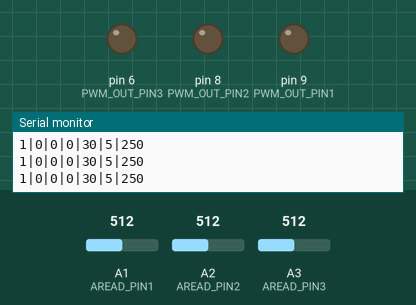
Simulated run of this sketch. Board: Arduino Uno, built for the host (arithmetic inside an expression is 32-bit, double 64-bit). On the bench: output pins drawn as LEDs (lit = HIGH), the last lines printed to the serial monitor. The test bench sets the inputs (shaded band); at power-on: A1 (AREAD_PIN1) = 512, A3 (AREAD_PIN3) = 512, A2 (AREAD_PIN2) = 512.

Above: at 1.2 s.
1.3 s: A1 (AREAD_PIN1) set to 33
2.8 s: A1 (AREAD_PIN1) set to 27
At 5.38 s:
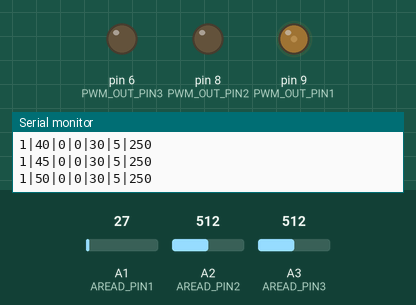
5.8 s: A3 (AREAD_PIN3) set to 33
8.8 s: A3 (AREAD_PIN3) set to 26
At 9.14 s:
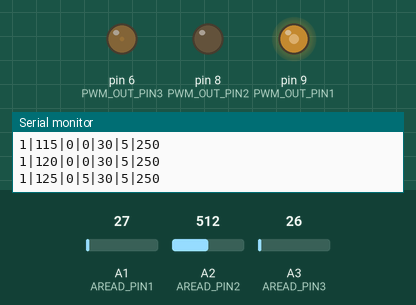
At 11.65 s:
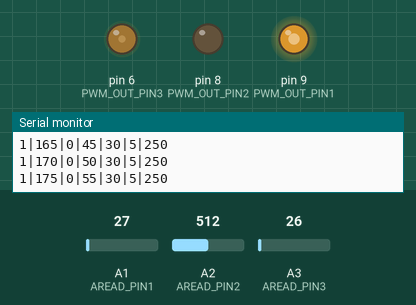
11.8 s: A1 (AREAD_PIN1) set to 122
At 14.15 s:
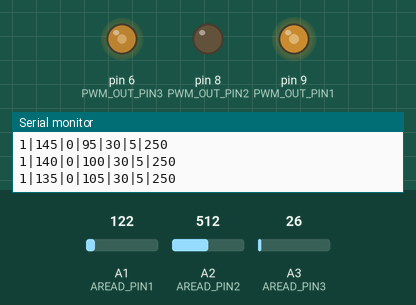
14.8 s: A3 (AREAD_PIN3) set to 122
Timing chart, 0 to 18.8 s (numbered marks = the images above; inputs shaded):
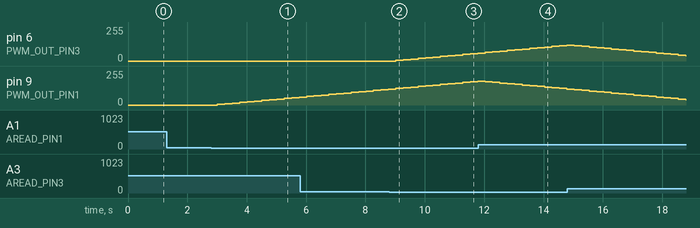

Measured:
- the behaviour switches between 30 and 29 on A1 (AREAD_PIN1) (found by bisection; images 0 and 1)
- the behaviour switches between 30 and 29 on A3 (AREAD_PIN3) (found by bisection; images 1 and 2)
- after the input at 2.8 s, pin 9 (PWM_OUT_PIN1): moves from 0/255 to 60/255 over 2.8 s, starting after 0.21 s
- after the input at 8.8 s, pin 6 (PWM_OUT_PIN3): moves from 0/255 to 60/255 over 2.8 s, starting after 0.22 s

The sketch:

sketch_jan22b.ino
```cpp
#define AREAD_PIN1 A1
#define AREAD_PIN2 A2
#define AREAD_PIN3 A3

#define PWM_OUT_PIN1 9
#define PWM_OUT_PIN2 8
#define PWM_OUT_PIN3 6

int a1input = 0;
int a2input = 0;
int a3input = 0;
int power1 = 0;
int power2 = 0;
int power3 = 0;

int threshold = 30;
int step = 5;
int delayMs = 250;
int running = 1;

void setup() {
  pinMode(AREAD_PIN1, INPUT);
  pinMode(AREAD_PIN2, INPUT);
  pinMode(AREAD_PIN3, INPUT);
  pinMode(PWM_OUT_PIN1, OUTPUT);
  pinMode(PWM_OUT_PIN2, OUTPUT);
  pinMode(PWM_OUT_PIN3, OUTPUT);
  Serial.begin(9600);
}

void loop() {
  readConfig();
  if (running == 1) {
    readInputs();
    power1 = reCalculate(power1, a1input);
    power2 = reCalculate(power2, a2input);
    power3 = reCalculate(power3, a3input);
  } else {
    power1 = power2 = power3 = 0;
  }
  log();
  writeAll();
  delay(delayMs);
}

void log() {
  Serial.print(running);
  Serial.print("|");
  Serial.print(power1);
  Serial.print("|");
  Serial.print(power2);
  Serial.print("|");
  Serial.print(power3);
  Serial.print("|");
  Serial.print(threshold);
  Serial.print("|");
  Serial.print(step);
  Serial.print("|");
  Serial.print(delayMs);
  Serial.print("\n");
}

int reCalculate(int power, int input) {
  if (input > threshold) {
    power = power - step;
  } else if (input < threshold) {
    power = power + step;
  } else {
    return power;
  }
  if (power < 0) return 0;
  if (power > 255) return 255;
  return power;
}

void readConfig() {
  if(Serial.available() > 0) {
    String data = Serial.readStringUntil('\n');
    char* buf = data.c_str();
    int index;
    String key;
    String value;
    sscanf(buf, "%d|%s|%s",&index, &key, &value);
    if (index == 0) {
      // Running command
      if (key == 'running' && value == '0') running = 0;
      if (key == 'running' && value == '1') running = 1;
      if (key == 'threshold') threshold = value.toInt();
      if (key == 'step') step = value.toInt();
      if (key == 'delayMs') delayMs = value.toInt();
    }
  }
}

void readInputs() {
  a1input = analogRead(AREAD_PIN1);
  a2input = analogRead(AREAD_PIN2);
  a3input = analogRead(AREAD_PIN3);
}

void writeAll() {
  analogWrite(PWM_OUT_PIN1, power1);
  analogWrite(PWM_OUT_PIN2, power2);
  analogWrite(PWM_OUT_PIN3, power3);
}
```
